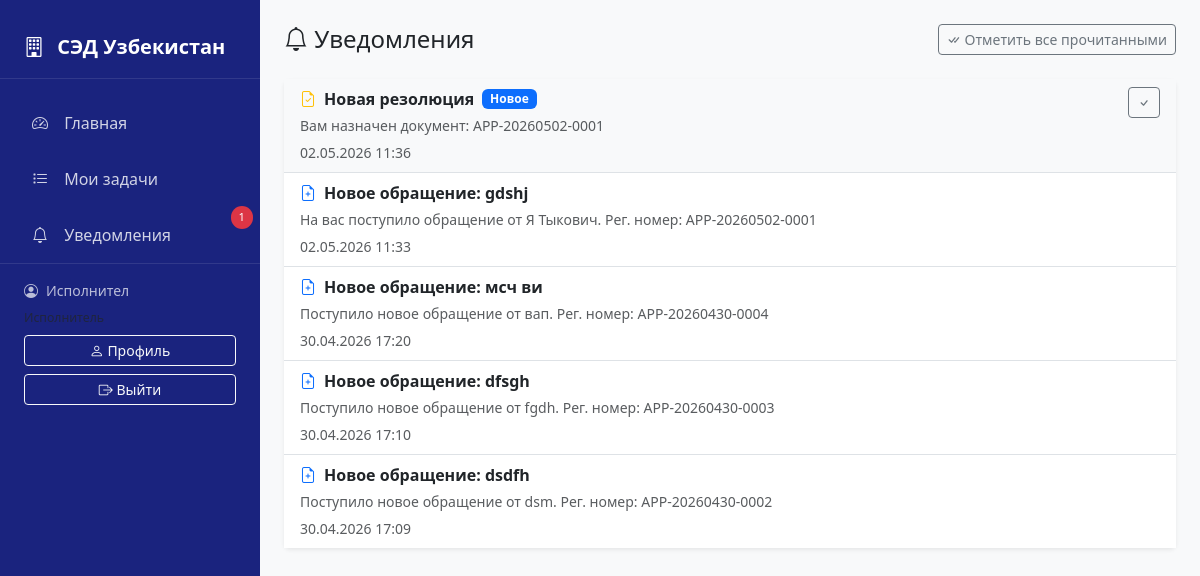
Before: /notifications/ (signed in) with the older database file.
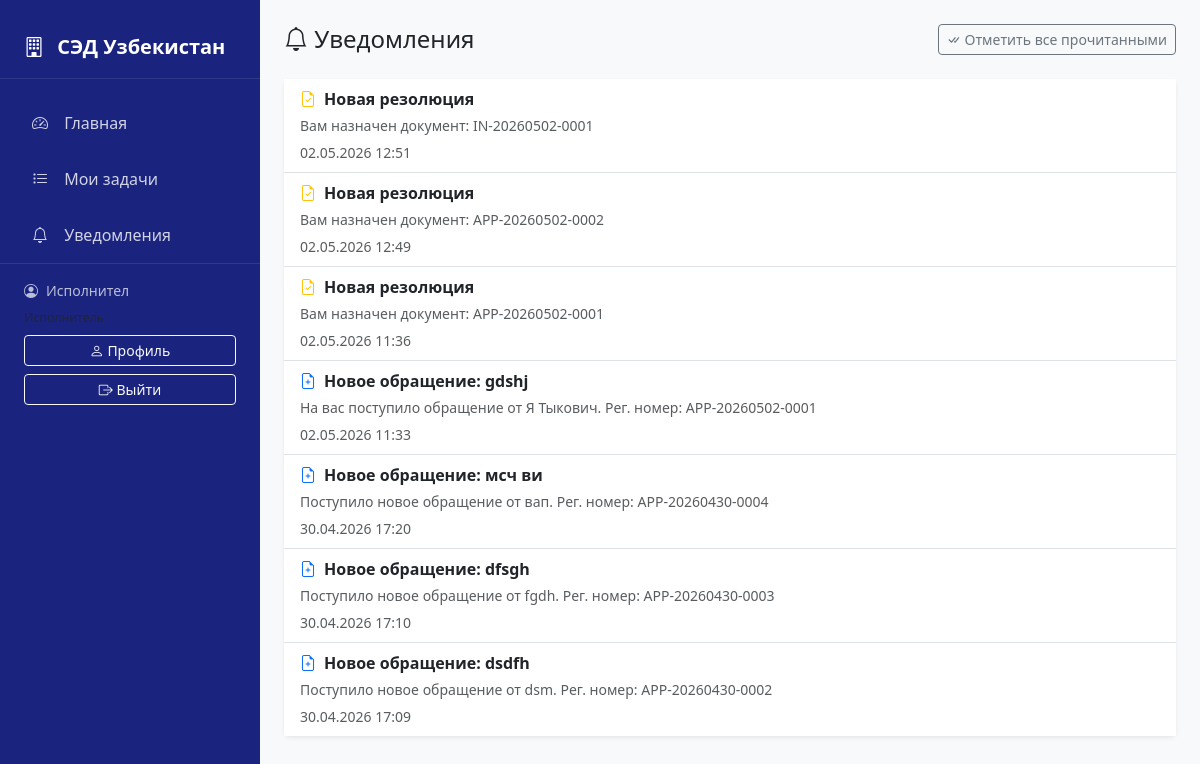
After: the same page with the newer database file.
### documents/models.py (models this page shows, shortened)
class Notification(models.Model):
    NOTIFICATION_TYPE_CHOICES = [
        ('NEW_DOCUMENT', 'Новый документ'),
        ('RESOLUTION', 'Резолюция'),
        ('DEADLINE', 'Напоминание о сроке'),
        ('OVERDUE', 'Документ просрочен'),
        ('COMPLETED', 'Задача выполнена'),
    ]
    user = models.ForeignKey(
        User,
        on_delete=models.CASCADE,
        related_name='notifications'
    )
    notification_type = models.CharField(max_length=20, choices=NOTIFICATION_TYPE_CHOICES)
    title = models.CharField(max_length=255)
    message = models.TextField()
    document = models.ForeignKey(
        Document,
        on_delete=models.CASCADE,
        null=True,
        blank=True,
        related_name='notifications'
    )
    is_read = models.BooleanField(default=False)
    created_at = models.DateTimeField(auto_now_add=True)
    class Meta:
        verbose_name = 'Уведомление'
        verbose_name_plural = 'Уведомления'
        ordering = ['-created_at']

### documents/views.py (the view)
# urls.py: path('notifications/', views.notifications, name='notifications'),
@login_required
@login_required
def notifications(request):
    notifications = Notification.objects.filter(user=request.user)
    return render(request, 'notifications.html', {'notifications': notifications})

### documents/context_processors.py (called while the page is built)
def notifications(request):
    if request.user.is_authenticated:
        unread = Notification.objects.filter(user=request.user, is_read=False)
        return {
            'notifications': unread,
            'unread_count': unread.count()
        }
    return {
        'notifications': [],
        'unread_count': 0
    }

### documents/models.py (called while the page is built)
    def is_head(self):
        return self.role == 'head'

    def is_secretary(self):
        return self.role == 'secretary'

    def is_executor(self):
        return self.role == 'executor'

    def is_admin(self):
        return self.role == 'admin'

    def is_citizen(self):
        return self.role == 'citizen'

### templates/notifications.html (shortened to what this page needs)
{% extends 'base.html' %}
{% block content %}
<div class="d-flex justify-content-between align-items-center mb-4">
  <h4 class="mb-0"><i class="bi bi-bell"></i> Уведомления</h4>
  {% if notifications %}
  <a
    href="{% url 'mark_all_notifications_read' %}"
    class="btn btn-outline-secondary btn-sm"
  >
    <i class="bi bi-check-all"></i> Отметить все прочитанными
  </a>
  {% endif %}
</div>
<div class="card border-0 shadow-sm">
  <div class="card-body p-0">
    {% if notifications %}
    <div class="list-group list-group-flush">
      {% for notification in notifications %}
      <div
        class="list-group-item {% if not notification.is_read %}bg-light{% endif %}"
      >
        <div class="d-flex justify-content-between align-items-start">
          <div class="flex-grow-1">
            <div class="d-flex align-items-center gap-2 mb-1">
              {% if notification.notification_type == 'NEW_DOCUMENT' %}
              <i class="bi bi-file-earmark-plus text-primary"></i>
              {% elif notification.notification_type == 'DOCUMENT' %}
              <i class="bi bi-file-earmark text-primary"></i>
              {% elif notification.notification_type == 'RESOLUTION' %}
              <i class="bi bi-file-earmark-check text-warning"></i>
              {% elif notification.notification_type == 'OVERDUE' %}
              <i class="bi bi-exclamation-triangle text-danger"></i>
              {% else %}
              <i class="bi bi-bell text-secondary"></i>
              {% endif %}
              <strong>
                <a href="{% url 'open_notification' notification.pk %}" class="text-decoration-none text-dark">
                  {{ notification.title }}
                </a>
              </strong>
              {% if not notification.is_read %}
              <span class="badge bg-primary">Новое</span>
              {% endif %}
            </div>
            <p class="mb-1 text-muted small">
              <a href="{% url 'open_notification' notification.pk %}" class="text-decoration-none text-muted">
                {{ notification.message }}
              </a>
            </p>
            <small class="text-muted"
              >{{ notification.created_at|date:"d.m.Y H:i" }}</small
            >
          </div>
          {% if not notification.is_read %}
          <a
            href="{% url 'mark_notification_read' notification.pk %}"
            class="btn btn-sm btn-outline-secondary"
          >
            <i class="bi bi-check"></i>
          </a>
          {% endif %}
        </div>
      </div>
      {% endfor %}
    </div>
    {% else %}
    <div class="text-center py-5 text-muted">
      <i class="bi bi-bell-slash d-block mb-2" style="font-size: 3rem"></i>
      <p>Уведомлений нет</p>
    </div>
    {% endif %}
  </div>
</div>
{% endblock %}

### templates/base.html (shortened to what this page needs)
<!doctype html>
<html lang="uz">
  <head>
    <link
      href="https://cdn.jsdelivr.net/npm/bootstrap@5.3.0/dist/css/bootstrap.min.css"
      rel="stylesheet"
    />
    <link
      rel="stylesheet"
      href="https://cdn.jsdelivr.net/npm/bootstrap-icons@1.11.0/font/bootstrap-icons.css"
    />
  </head>
  <body>
    <nav class="sidebar">
      <div class="brand">
        <i class="bi bi-building"></i>
        СЭД Узбекистан
      </div>
      <ul class="nav flex-column">
        <li class="nav-item">
          <a class="nav-link" href="{% url 'dashboard' %}">
            <i class="bi bi-speedometer2"></i> Главная
          </a>
        </li>
        {% if user.is_authenticated %}
        {% if user.is_executor %}
        <li class="nav-item">
          <a class="nav-link" href="{% url 'document_list' %}">
            <i class="bi bi-list-task"></i> Мои задачи
          </a>
        </li>
        {% endif %}
        <li class="nav-item">
          <a class="nav-link" href="{% url 'notifications' %}">
            <i class="bi bi-bell"></i> Уведомления
            {% if unread_count and unread_count > 0 %}
            <span class="notification-badge">{{ unread_count }}</span>
            {% endif %}
          </a>
        </li>
        {% endif %}
      </ul>
      {% if user.is_authenticated %}
      <div class="user-info">
        <div class="d-flex align-items-center mb-2">
          <i class="bi bi-person-circle me-2"></i>
          <span>{{ user.username }}</span>
        </div>
        <div class="small text-muted mb-2">{{ user.get_role_display }}</div>
        <div class="d-grid gap-2">
          <a href="{% url 'user_profile' %}" class="btn btn-sm btn-outline-light">
            <i class="bi bi-person"></i> Профиль
          </a>
          <a href="{% url 'logout' %}" class="btn btn-sm btn-outline-light">
            <i class="bi bi-box-arrow-right"></i> Выйти
          </a>
        </div>
      </div>
      {% endif %}
    </nav>
    <main class="main-content">
      {% block content %}{% endblock %}
    </main>
  </body>
</html>

Changed rows visible on the page:
added Notification: notification_type "RESOLUTION" (drawn), title "Новая резолюция", message "Вам назначен документ: IN-20260502-0001", created_at "02.05.2026 12:51"
added Notification: notification_type "RESOLUTION" (drawn), title "Новая резолюция", message "Вам назначен документ: APP-20260502-0002", created_at "02.05.2026 12:49"
changed Notification "Вам назначен документ: APP-20260502-0001": no longer shows "Новое"
Other visible differences:
{{ unread_count }}: "1" → (not shown)
